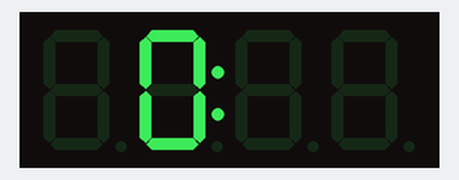
Recording of a sketch running on a simulated Arduino Uno, built with avr-gcc and run on an emulated ATmega328P. Shown: 4-digit seven-segment display. What the sketch prints to the serial monitor is not drawn.

Above: at 0.02 s.
At 4.94 s:
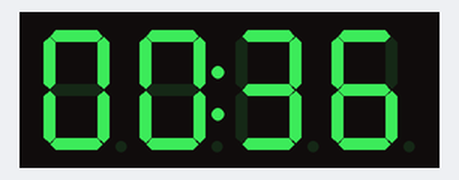
At 10.01 s:
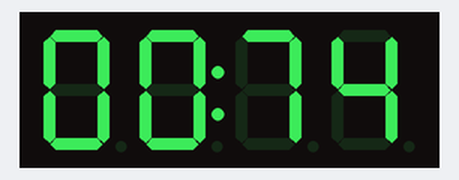
At 20.02 s:
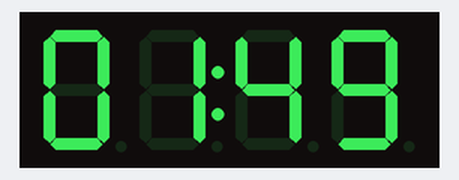
At 30.03 s:
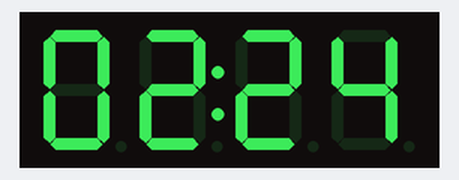
At 39.95 s:
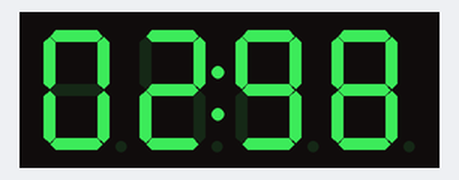

The sketch:

clock_LED.ino
```cpp
#include<DS1302.h>
#include<TM1637Display.h>
// DS1302 初始化設定
//DS1302 rtc(2, 3, 4);

// 設定 TM1637 接腳
#define CLK 9
#define DIO 8

TM1637Display display(CLK, DIO);
/*boolean colon = true ;

String dw = "";
String hh = "";
String mm = "";
String ss = "";
float t = 0; */
int i =0;

void setup()
{
  // 設定時鐘執行模式，取消寫入保護
//  rtc.halt(false);
//  rtc.writeProtect(false);

  // Setup Serial connection
  Serial.begin(115200);
  display.setBrightness(0xA);

// 第一次設定寫入 DS1302 RTC時鐘，之後可以加上註解
//  rtc.setDOW(SUNDAY);         // 設定每週星期幾？
//  rtc.setTime(20, 16, 30);     // 設定24小時時間 20:16:30
//  rtc.setDate(19, 3, 2017);   // 設定日期(日, 月, 年)
}

void loop()
{
  // 取得星期幾
  //Serial.print(rtc.getDOWStr());
  Serial.print(" ");

  // 取得日期
  //Serial.print(rtc.getDateStr());
  Serial.print(" -- ");

  // 取得時間
  //dw = rtc.getTimeStr();
  //Serial.println(dw);

  //hh = dw.substring(0,2);          // 時數
  //mm = dw.substring(3,5);          // 分鐘數
  //ss = dw.substring(6,8);          // 秒數
  if(i<=9999)
  {
  // 顯示四位數中間的冒號
    uint8_t segto;
    int value = 1000;
  // 顯示 時：分
  //int  t =  hh.toInt()*100  + mm.toInt();
  // 顯示 分：秒
  //  int t =  mm.toInt() *100 +ss.toInt();
    segto = 0x80 | display.encodeDigit((i / 100)%10);
    display.setSegments(&segto, 1, 1);
    delay(50);

  // 顯示時間
    display.showNumberDec(i, true);
    delay(50);
    i=i+1;
  }
  else
  {
    i=0;
  }
}
```
